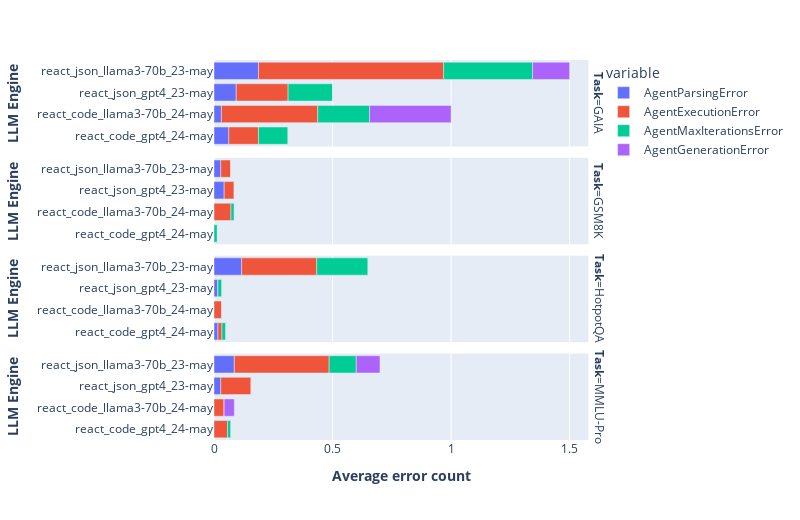

Write notebook code for a chart like this one.
### Code cell
import plotly.express as px

LIST_INTERESTING_AGENTS = [
    "react_code_llama3-70b_24-may",
    "react_json_llama3-70b_23-may",
    "react_code_gpt4_24-may",
    "react_json_gpt4_23-may",
    "langchain_GPT-4_23-may",
    "langchain-llama3-70B_23-may",
]

aggregate_errors = (
    result_df.groupby(["agent_name", "task"])[error_types]
    .mean()
    .reset_index()
    .melt(id_vars=["agent_name", "task"])
)

aggregate_errors = aggregate_errors.loc[
    (aggregate_errors["agent_name"].isin(LIST_INTERESTING_AGENTS))
    & (~aggregate_errors["agent_name"].str.contains("langchain"))
]

fig = px.bar(
    aggregate_errors,
    x="value",
    y="agent_name",
    color="variable",
    facet_row="task",
    orientation="h",
    labels={
        "agent_name": "<b>LLM Engine</b>",
        "task": "<b>Task</b>",
        "aggregate_score": "<b>Performance</b>",
        "value": "<b>Average error count</b>",
        "eval_score_GPT4": "<b>Score</b>",
    },
)
fig.update_layout(
    height=len(aggregate_errors["agent_name"].unique()) * 130,
    width=800,
    bargroupgap=0.0,
)
fig.update_traces(textposition="outside")
fig.write_image("figures/aggregate_errors.png", scale=3)
fig.show()

### Figure 1 — Plotly figure (JSON) as saved in the notebook; plotly's stock layout.template omitted (floating-point values rounded to 4 significant figures)
{"data": [{"alignmentgroup": "True", "hovertemplate": "variable=AgentParsingError<br><b>Task</b>=GAIA<br><b>Average error count</b>=%{x}<br><b>LLM Engine</b>=%{y}<extra></extra>", "legendgroup": "AgentParsingError", "marker": {"color": "#636efa", "pattern": {"shape": ""}}, "name": "AgentParsingError", "offsetgroup": "AgentParsingError", "orientation": "h", "showlegend": true, "textposition": "outside", "type": "bar", "x": [0.0625, 0.03125, 0.09375, 0.1875], "xaxis": "x4", "y": ["react_code_gpt4_24-may", "react_code_llama3-70b_24-may", "react_json_gpt4_23-may", "react_json_llama3-70b_23-may"], "yaxis": "y4"}, {"alignmentgroup": "True", "hovertemplate": "variable=AgentParsingError<br><b>Task</b>=GSM8K<br><b>Average error count</b>=%{x}<br><b>LLM Engine</b>=%{y}<extra></extra>", "legendgroup": "AgentParsingError", "marker": {"color": "#636efa", "pattern": {"shape": ""}}, "name": "AgentParsingError", "offsetgroup": "AgentParsingError", "orientation": "h", "showlegend": false, "textposition": "outside", "type": "bar", "x": [0, 0, 0.04286, 0.02857], "xaxis": "x3", "y": ["react_code_gpt4_24-may", "react_code_llama3-70b_24-may", "react_json_gpt4_23-may", "react_json_llama3-70b_23-may"], "yaxis": "y3"}, {"alignmentgroup": "True", "hovertemplate": "variable=AgentParsingError<br><b>Task</b>=HotpotQA<br><b>Average error count</b>=%{x}<br><b>LLM Engine</b>=%{y}<extra></extra>", "legendgroup": "AgentParsingError", "marker": {"color": "#636efa", "pattern": {"shape": ""}}, "name": "AgentParsingError", "offsetgroup": "AgentParsingError", "orientation": "h", "showlegend": false, "textposition": "outside", "type": "bar", "x": [0.01667, 0, 0.01667, 0.1167], "xaxis": "x2", "y": ["react_code_gpt4_24-may", "react_code_llama3-70b_24-may", "react_json_gpt4_23-may", "react_json_llama3-70b_23-may"], "yaxis": "y2"}, {"alignmentgroup": "True", "hovertemplate": "variable=AgentParsingError<br><b>Task</b>=MMLU-Pro<br><b>Average error count</b>=%{x}<br><b>LLM Engine</b>=%{y}<extra></extra>", "legendgroup": "AgentParsingError", "marker": {"color": "#636efa", "pattern": {"shape": ""}}, "name": "AgentParsingError", "offsetgroup": "AgentParsingError", "orientation": "h", "showlegend": false, "textposition": "outside", "type": "bar", "x": [0, 0, 0.02857, 0.08571], "xaxis": "x", "y": ["react_code_gpt4_24-may", "react_code_llama3-70b_24-may", "react_json_gpt4_23-may", "react_json_llama3-70b_23-may"], "yaxis": "y"}, {"alignmentgroup": "True", "hovertemplate": "variable=AgentExecutionError<br><b>Task</b>=GAIA<br><b>Average error count</b>=%{x}<br><b>LLM Engine</b>=%{y}<extra></extra>", "legendgroup": "AgentExecutionError", "marker": {"color": "#EF553B", "pattern": {"shape": ""}}, "name": "AgentExecutionError", "offsetgroup": "AgentExecutionError", "orientation": "h", "showlegend": true, "textposition": "outside", "type": "bar", "x": [0.125, 0.4062, 0.2188, 0.7812], "xaxis": "x4", "y": ["react_code_gpt4_24-may", "react_code_llama3-70b_24-may", "react_json_gpt4_23-may", "react_json_llama3-70b_23-may"], "yaxis": "y4"}, {"alignmentgroup": "True", "hovertemplate": "variable=AgentExecutionError<br><b>Task</b>=GSM8K<br><b>Average error count</b>=%{x}<br><b>LLM Engine</b>=%{y}<extra></extra>", "legendgroup": "AgentExecutionError", "marker": {"color": "#EF553B", "pattern": {"shape": ""}}, "name": "AgentExecutionError", "offsetgroup": "AgentExecutionError", "orientation": "h", "showlegend": false, "textposition": "outside", "type": "bar", "x": [0, 0.07143, 0.04286, 0.04286], "xaxis": "x3", "y": ["react_code_gpt4_24-may", "react_code_llama3-70b_24-may", "react_json_gpt4_23-may", "react_json_llama3-70b_23-may"], "yaxis": "y3"}, {"alignmentgroup": "True", "hovertemplate": "variable=AgentExecutionError<br><b>Task</b>=HotpotQA<br><b>Average error count</b>=%{x}<br><b>LLM Engine</b>=%{y}<extra></extra>", "legendgroup": "AgentExecutionError", "marker": {"color": "#EF553B", "pattern": {"shape": ""}}, "name": "AgentExecutionError", "offsetgroup": "AgentExecutionError", "orientation": "h", "showlegend": false, "textposition": "outside", "type": "bar", "x": [0.01667, 0.03333, 0, 0.3167], "xaxis": "x2", "y": ["react_code_gpt4_24-may", "react_code_llama3-70b_24-may", "react_json_gpt4_23-may", "react_json_llama3-70b_23-may"], "yaxis": "y2"}, {"alignmentgroup": "True", "hovertemplate": "variable=AgentExecutionError<br><b>Task</b>=MMLU-Pro<br><b>Average error count</b>=%{x}<br><b>LLM Engine</b>=%{y}<extra></extra>", "legendgroup": "AgentExecutionError", "marker": {"color": "#EF553B", "pattern": {"shape": ""}}, "name": "AgentExecutionError", "offsetgroup": "AgentExecutionError", "orientation": "h", "showlegend": false, "textposition": "outside", "type": "bar", "x": [0.05714, 0.04286, 0.1286, 0.4], "xaxis": "x", "y": ["react_code_gpt4_24-may", "react_code_llama3-70b_24-may", "react_json_gpt4_23-may", "react_json_llama3-70b_23-may"], "yaxis": "y"}, {"alignmentgroup": "True", "hovertemplate": "variable=AgentMaxIterationsError<br><b>Task</b>=GAIA<br><b>Average error count</b>=%{x}<br><b>LLM Engine</b>=%{y}<extra></extra>", "legendgroup": "AgentMaxIterationsError", "marker": {"color": "#00cc96", "pattern": {"shape": ""}}, "name": "AgentMaxIterationsError", "offsetgroup": "AgentMaxIterationsError", "orientation": "h", "showlegend": true, "textposition": "outside", "type": "bar", "x": [0.125, 0.2188, 0.1875, 0.375], "xaxis": "x4", "y": ["react_code_gpt4_24-may", "react_code_llama3-70b_24-may", "react_json_gpt4_23-may", "react_json_llama3-70b_23-may"], "yaxis": "y4"}, {"alignmentgroup": "True", "hovertemplate": "variable=AgentMaxIterationsError<br><b>Task</b>=GSM8K<br><b>Average error count</b>=%{x}<br><b>LLM Engine</b>=%{y}<extra></extra>", "legendgroup": "AgentMaxIterationsError", "marker": {"color": "#00cc96", "pattern": {"shape": ""}}, "name": "AgentMaxIterationsError", "offsetgroup": "AgentMaxIterationsError", "orientation": "h", "showlegend": false, "textposition": "outside", "type": "bar", "x": [0.01429, 0.01429, 0, 0], "xaxis": "x3", "y": ["react_code_gpt4_24-may", "react_code_llama3-70b_24-may", "react_json_gpt4_23-may", "react_json_llama3-70b_23-may"], "yaxis": "y3"}, {"alignmentgroup": "True", "hovertemplate": "variable=AgentMaxIterationsError<br><b>Task</b>=HotpotQA<br><b>Average error count</b>=%{x}<br><b>LLM Engine</b>=%{y}<extra></extra>", "legendgroup": "AgentMaxIterationsError", "marker": {"color": "#00cc96", "pattern": {"shape": ""}}, "name": "AgentMaxIterationsError", "offsetgroup": "AgentMaxIterationsError", "orientation": "h", "showlegend": false, "textposition": "outside", "type": "bar", "x": [0.01667, 0, 0.01667, 0.2167], "xaxis": "x2", "y": ["react_code_gpt4_24-may", "react_code_llama3-70b_24-may", "react_json_gpt4_23-may", "react_json_llama3-70b_23-may"], "yaxis": "y2"}, {"alignmentgroup": "True", "hovertemplate": "variable=AgentMaxIterationsError<br><b>Task</b>=MMLU-Pro<br><b>Average error count</b>=%{x}<br><b>LLM Engine</b>=%{y}<extra></extra>", "legendgroup": "AgentMaxIterationsError", "marker": {"color": "#00cc96", "pattern": {"shape": ""}}, "name": "AgentMaxIterationsError", "offsetgroup": "AgentMaxIterationsError", "orientation": "h", "showlegend": false, "textposition": "outside", "type": "bar", "x": [0.01429, 0, 0, 0.1143], "xaxis": "x", "y": ["react_code_gpt4_24-may", "react_code_llama3-70b_24-may", "react_json_gpt4_23-may", "react_json_llama3-70b_23-may"], "yaxis": "y"}, {"alignmentgroup": "True", "hovertemplate": "variable=AgentGenerationError<br><b>Task</b>=GAIA<br><b>Average error count</b>=%{x}<br><b>LLM Engine</b>=%{y}<extra></extra>", "legendgroup": "AgentGenerationError", "marker": {"color": "#ab63fa", "pattern": {"shape": ""}}, "name": "AgentGenerationError", "offsetgroup": "AgentGenerationError", "orientation": "h", "showlegend": true, "textposition": "outside", "type": "bar", "x": [0, 0.3438, 0, 0.1562], "xaxis": "x4", "y": ["react_code_gpt4_24-may", "react_code_llama3-70b_24-may", "react_json_gpt4_23-may", "react_json_llama3-70b_23-may"], "yaxis": "y4"}, {"alignmentgroup": "True", "hovertemplate": "variable=AgentGenerationError<br><b>Task</b>=GSM8K<br><b>Average error count</b>=%{x}<br><b>LLM Engine</b>=%{y}<extra></extra>", "legendgroup": "AgentGenerationError", "marker": {"color": "#ab63fa", "pattern": {"shape": ""}}, "name": "AgentGenerationError", "offsetgroup": "AgentGenerationError", "orientation": "h", "showlegend": false, "textposition": "outside", "type": "bar", "x": [0, 0, 0, 0], "xaxis": "x3", "y": ["react_code_gpt4_24-may", "react_code_llama3-70b_24-may", "react_json_gpt4_23-may", "react_json_llama3-70b_23-may"], "yaxis": "y3"}, {"alignmentgroup": "True", "hovertemplate": "variable=AgentGenerationError<br><b>Task</b>=HotpotQA<br><b>Average error count</b>=%{x}<br><b>LLM Engine</b>=%{y}<extra></extra>", "legendgroup": "AgentGenerationError", "marker": {"color": "#ab63fa", "pattern": {"shape": ""}}, "name": "AgentGenerationError", "offsetgroup": "AgentGenerationError", "orientation": "h", "showlegend": false, "textposition": "outside", "type": "bar", "x": [0, 0, 0, 0], "xaxis": "x2", "y": ["react_code_gpt4_24-may", "react_code_llama3-70b_24-may", "react_json_gpt4_23-may", "react_json_llama3-70b_23-may"], "yaxis": "y2"}, {"alignmentgroup": "True", "hovertemplate": "variable=AgentGenerationError<br><b>Task</b>=MMLU-Pro<br><b>Average error count</b>=%{x}<br><b>LLM Engine</b>=%{y}<extra></extra>", "legendgroup": "AgentGenerationError", "marker": {"color": "#ab63fa", "pattern": {"shape": ""}}, "name": "AgentGenerationError", "offsetgroup": "AgentGenerationError", "orientation": "h", "showlegend": false, "textposition": "outside", "type": "bar", "x": [0, 0.04286, 0, 0.1], "xaxis": "x", "y": ["react_code_gpt4_24-may", "react_code_llama3-70b_24-may", "react_json_gpt4_23-may", "react_json_llama3-70b_23-may"], "yaxis": "y"}], "layout": {"annotations": [{"font": {}, "showarrow": false, "text": "<b>Task</b>=MMLU-Pro", "textangle": 90, "x": 0.98, "xanchor": "left", "xref": "paper", "y": 0.1138, "yanchor": "middle", "yref": "paper"}, {"font": {}, "showarrow": false, "text": "<b>Task</b>=HotpotQA", "textangle": 90, "x": 0.98, "xanchor": "left", "xref": "paper", "y": 0.3712, "yanchor": "middle", "yref": "paper"}, {"font": {}, "showarrow": false, "text": "<b>Task</b>=GSM8K", "textangle": 90, "x": 0.98, "xanchor": "left", "xref": "paper", "y": 0.6288, "yanchor": "middle", "yref": "paper"}, {"font": {}, "showarrow": false, "text": "<b>Task</b>=GAIA", "textangle": 90, "x": 0.98, "xanchor": "left", "xref": "paper", "y": 0.8862, "yanchor": "middle", "yref": "paper"}], "bargroupgap": 0, "barmode": "relative", "height": 520, "legend": {"title": {"text": "variable"}, "tracegroupgap": 0}, "margin": {"t": 60}, "width": 800, "xaxis": {"anchor": "y", "domain": [0, 0.98], "title": {"text": "<b>Average error count</b>"}}, "xaxis2": {"anchor": "y2", "domain": [0, 0.98], "matches": "x", "showticklabels": false}, "xaxis3": {"anchor": "y3", "domain": [0, 0.98], "matches": "x", "showticklabels": false}, "xaxis4": {"anchor": "y4", "domain": [0, 0.98], "matches": "x", "showticklabels": false}, "yaxis": {"anchor": "x", "domain": [0, 0.2275], "title": {"text": "<b>LLM Engine</b>"}}, "yaxis2": {"anchor": "x2", "domain": [0.2575, 0.485], "matches": "y", "title": {"text": "<b>LLM Engine</b>"}}, "yaxis3": {"anchor": "x3", "domain": [0.515, 0.7425], "matches": "y", "title": {"text": "<b>LLM Engine</b>"}}, "yaxis4": {"anchor": "x4", "domain": [0.7725, 1], "matches": "y", "title": {"text": "<b>LLM Engine</b>"}}}}
